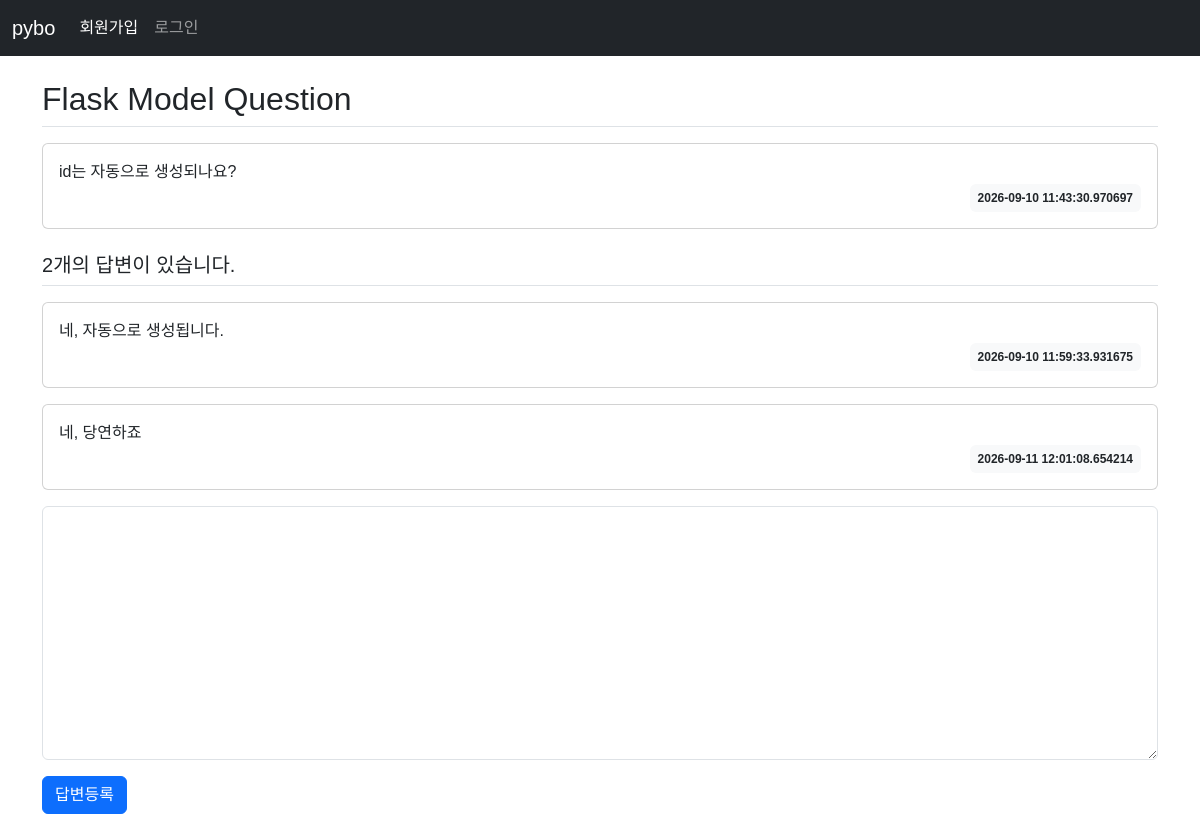
/question/detail/2, run on the app's committed database.
### pybo/models.py (models this page shows)
class Question(db.Model):
    id = db.Column(db.Integer, primary_key=True)
    subject = db.Column(db.String(200), nullable=False)
    content = db.Column(db.Text, nullable=False)
    create_date = db.Column(db.DateTime, nullable=False)

class Answer(db.Model):
    id = db.Column(db.Integer, primary_key=True)
    question_id = db.Column(db.Integer, db.ForeignKey('question.id', ondelete='CASCADE'))
    question = db.relationship(Question, backref=db.backref('answer_set'))
    content = db.Column(db.Text, nullable=False)
    create_date = db.Column(db.DateTime, nullable=False)

### pybo/views/question_views.py (the view)
@bp.route('/detail/<int:question_id>')
def detail(question_id):
    form = AnswerForm()
    question = Question.query.get_or_404(question_id)
    return render_template('question/question_detail.html', question=question ,form=form)

### pybo/forms.py
class AnswerForm(FlaskForm):
    content = TextAreaField("내용",validators=[data_required("내용은 필수 입력 항목입니다.")])
    submit =SubmitField("답변등록")

### pybo/templates/question/question_detail.html (shortened to what this page needs)
{% extends 'base.html' %}
{% block content %}
<div class="container my-3">
    <h2 class="border-bottom py-2">{{ question.subject }}</h2>
    <div class="card my-3">
        <div class="card-body">
            <div class="card-text" style="white-space: pre-line;">{{ question.content }}</div>
            <div class="d-flex justify-content-end">
                <div class="badge bg-light text-dark p-2">
                    {{ question.create_date }}
                </div>
            </div>
        </div>
    </div>
    <h5 class="border-bottom my-3 py-2">{{ question.answer_set | length }}개의 답변이 있습니다.</h5>
    {% for answer in question.answer_set %}
    <div class="card my-3">
        <div class="card-body">
            <div class="card-text" style="white-space: pre-line;">{{ answer.content }}</div>
            <div class="d-flex justify-content-end">
                <div class="badge bg-light text-dark p-2">
                    {{ answer.create_date }}
                </div>
            </div>
        </div>
    </div>
    {% endfor %}
    <form action="{{ url_for('answer.create', question_id=question.id) }}"
      method="post"
      class="my-3"
      novalidate>
    <div class="mb-3">
        {{ form.content(class='form-control', rows='10') }}
    </div>
    <input type="submit" value="답변등록" class="btn btn-primary">
    </form>
{% endblock %}

### pybo/static/style.css (style rules this page uses)
body { font-family: "Noto Sans KR", sans-serif; font-weight: 400; }

### data on the page
Question: subject "Flask Model Question", content "id는 자동으로 생성되나요?", create_date "2026-09-10 11:43:30.970697"
Answer: content "네, 자동으로 생성됩니다.", create_date "2026-09-10 11:59:33.931675"
Answer: content "네, 당연하죠", create_date "2026-09-11 12:01:08.654214"

### other printed values
{{ question.answer_set | length }} "2"
